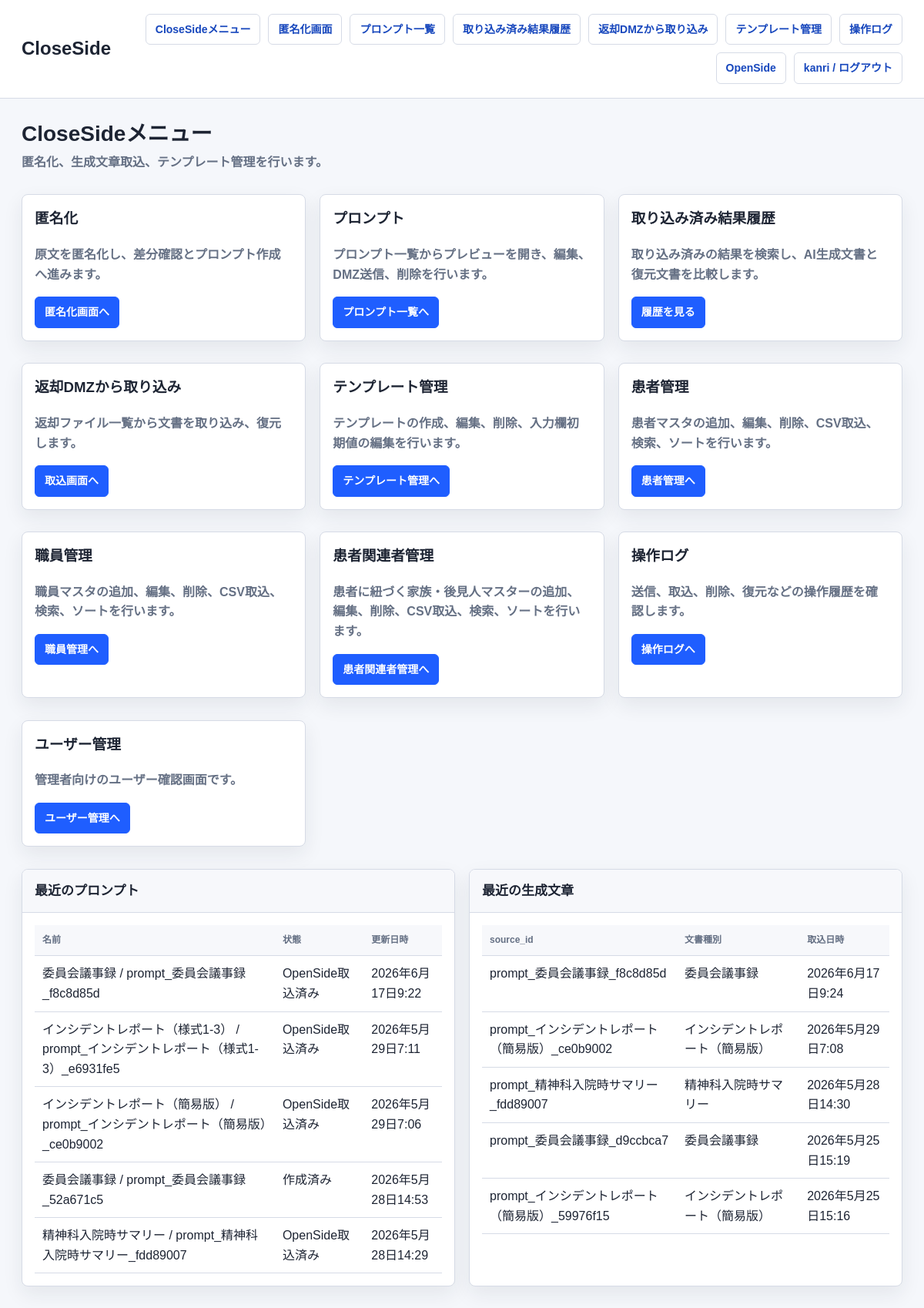
The app's page /close/ (signed in), older data.
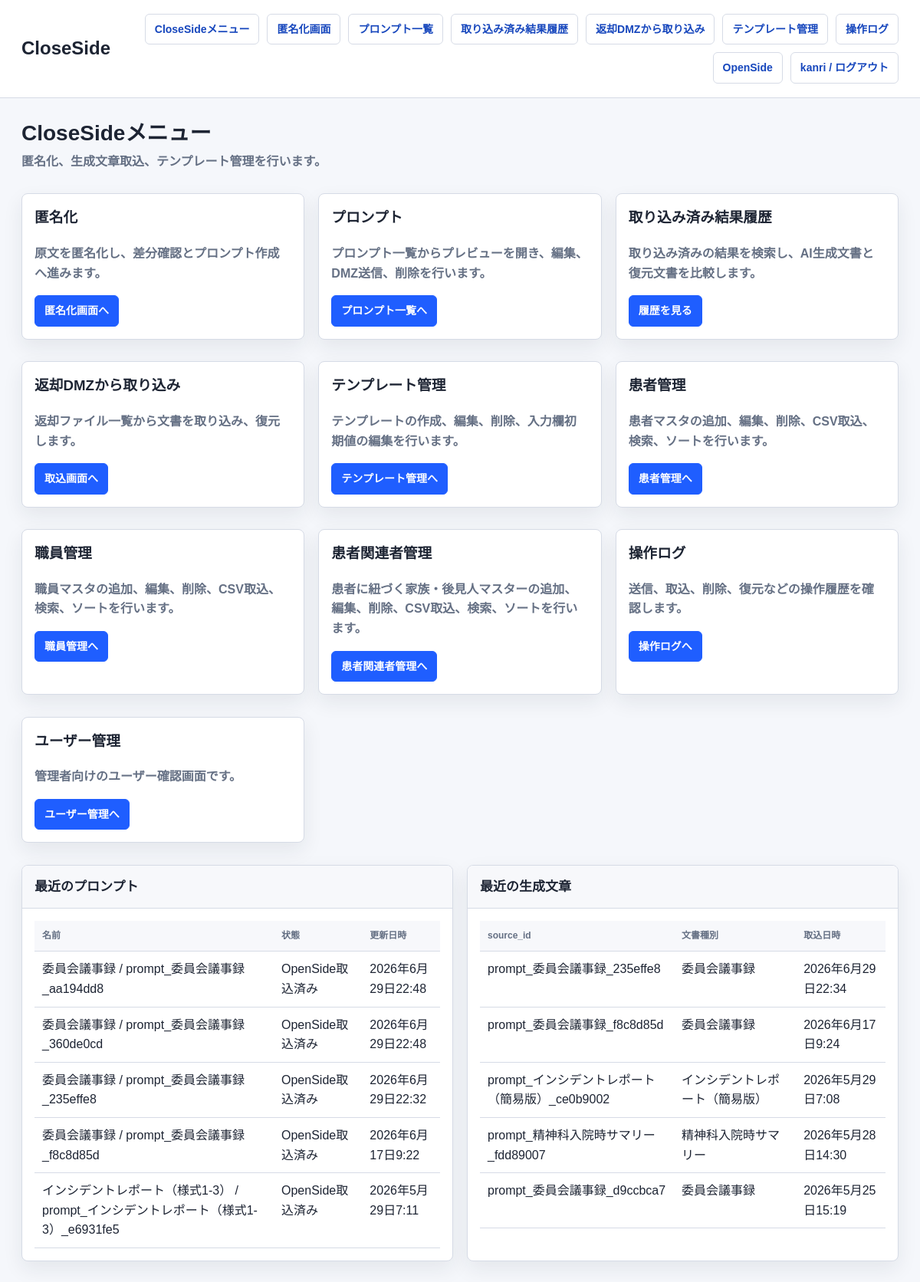
The same page, newer data.
### anonymizer_app/models.py (models this page shows, shortened)
class Prompt(models.Model):
    STATUS_CHOICES = [
        ('draft', '作成済み'),
        ('sent_to_dmz', 'DMZ送信済み'),
        ('imported_to_open', 'OpenSide取込済み'),
    ]
    name = models.CharField(max_length=255)
    content = models.TextField()
    source_input_data = models.JSONField(blank=True, default=dict)
    source_id = models.CharField(max_length=255, blank=True, default='', db_index=True)
    owner = models.ForeignKey(settings.AUTH_USER_MODEL, null=True, blank=True, on_delete=models.SET_NULL)
    status = models.CharField(max_length=32, choices=STATUS_CHOICES, default='draft')
    created_at = models.DateTimeField(default=timezone.now)
    updated_at = models.DateTimeField(auto_now=True)

class RestoredResult(models.Model):
    STATUS_CHOICES = [
        ('imported', '取込済み'),
        ('deleted', '削除済み'),
    ]
    source_id = models.CharField(max_length=255, db_index=True)
    result_id = models.CharField(max_length=255, blank=True, default='')
    template_type = models.CharField(max_length=255, blank=True, default='')
    result_text = models.TextField()
    restored_text = models.TextField()
    result_json = models.JSONField(null=True, blank=True)
    imported_filename = models.CharField(max_length=255, blank=True, default='')
    reviewer = models.CharField(max_length=255, blank=True, default='')
    owner = models.ForeignKey(settings.AUTH_USER_MODEL, null=True, blank=True, on_delete=models.SET_NULL)
    status = models.CharField(max_length=32, choices=STATUS_CHOICES, default='imported')
    created_at = models.DateTimeField(default=timezone.now)
    updated_at = models.DateTimeField(auto_now=True)

### close_side/views.py (the view)
# urls.py: path('', lambda request: redirect('close_side:menu'), name='home'),
def menu(request):
    recent_prompts = _owned_queryset(Prompt.objects.all(), request.user).order_by('-updated_at')[:5]
    recent_results = _owned_queryset(RestoredResult.objects.all(), request.user).order_by('-created_at')[:5]
    return render(request, 'anonymizer_app/close_menu.html', {
        'recent_prompts': recent_prompts,
        'recent_results': recent_results,
    })

### anonymizer_app/network_policy.py (called while the page is built)
def network_policy() -> dict:
    return getattr(settings, 'NETWORK_POLICY', DEFAULT_NETWORK_POLICY)

def get_client_ip(request) -> str:
    forwarded_for = request.META.get('HTTP_X_FORWARDED_FOR', '')
    if getattr(settings, 'NETWORK_POLICY_TRUST_X_FORWARDED_FOR', True) and forwarded_for:
        return forwarded_for.split(',')[0].strip()
    return request.META.get('REMOTE_ADDR') or ''

def normalize_ip(value: str):
    try:
        return ip_address(value)
    except ValueError:
        return None

def _networks(cidrs: list[str]):
    networks = []
    for cidr in cidrs:
        try:
            networks.append(ip_network(cidr))
        except ValueError:
            continue
    return networks

def side_for_path(path: str) -> str:
    for side, rule in network_policy().items():
        if any(path.startswith(prefix) for prefix in rule.get('paths', [])):
            return side
    return ''

def allowed_cidrs_for_side(side: str) -> list[str]:
    rule = network_policy().get(side, {})
    cidrs = list(rule.get('cidrs', []))
    if getattr(settings, 'NETWORK_POLICY_ALLOW_LOOPBACK', False):
        cidrs.extend(LOOPBACK_CIDRS)
    return cidrs

### anonymizer_app/templates/anonymizer_app/close_menu.html (shortened to what this page needs)
{% extends "anonymizer_app/base.html" %}
{% block brand %}CloseSide{% endblock %}
{% block page_title %}CloseSideメニュー{% endblock %}
{% block page_subtitle %}<p class="page-subtitle">匿名化、生成文章取込、テンプレート管理を行います。</p>{% endblock %}
{% block content %}
  <section class="menu-grid">
    <article class="card">
      <h3>匿名化</h3>
      <p class="muted">原文を匿名化し、差分確認とプロンプト作成へ進みます。</p>
      <a class="button primary" href="{% url 'close_side:home' %}">匿名化画面へ</a>
    </article>
    <article class="card">
      <h3>プロンプト</h3>
      <p class="muted">プロンプト一覧からプレビューを開き、編集、DMZ送信、削除を行います。</p>
      <a class="button primary" href="{% url 'close_side:prompts_list' %}">プロンプト一覧へ</a>
    </article>
    <article class="card">
      <h3>取り込み済み結果履歴</h3>
      <p class="muted">取り込み済みの結果を検索し、AI生成文書と復元文書を比較します。</p>
      <a class="button primary" href="{% url 'close_side:result_history_list' %}">履歴を見る</a>
    </article>
    <article class="card">
      <h3>返却DMZから取り込み</h3>
      <p class="muted">返却ファイル一覧から文書を取り込み、復元します。</p>
      <a class="button primary" href="{% url 'close_side:result_import_list' %}">取込画面へ</a>
    </article>
    <article class="card">
      <h3>テンプレート管理</h3>
      <p class="muted">テンプレートの作成、編集、削除、入力欄初期値の編集を行います。</p>
      <a class="button primary" href="{% url 'close_side:templates_list' %}">テンプレート管理へ</a>
    </article>
    <article class="card">
      <h3>患者管理</h3>
      <p class="muted">患者マスタの追加、編集、削除、CSV取込、検索、ソートを行います。</p>
      <a class="button primary" href="{% url 'close_side:patient_list' %}">患者管理へ</a>
    </article>
    <article class="card">
      <h3>職員管理</h3>
      <p class="muted">職員マスタの追加、編集、削除、CSV取込、検索、ソートを行います。</p>
      <a class="button primary" href="{% url 'close_side:staff_list' %}">職員管理へ</a>
    </article>
    <article class="card">
      <h3>患者関連者管理</h3>
      <p class="muted">患者に紐づく家族・後見人マスターの追加、編集、削除、CSV取込、検索、ソートを行います。</p>
      <a class="button primary" href="{% url 'close_side:linked_person_list' %}">患者関連者管理へ</a>
    </article>
    {% if request.user.is_staff or request.user.is_superuser %}
      <article class="card">
        <h3>操作ログ</h3>
        <p class="muted">送信、取込、削除、復元などの操作履歴を確認します。</p>
        <a class="button primary" href="{% url 'close_side:operation_logs' %}">操作ログへ</a>
      </article>
      <article class="card">
        <h3>ユーザー管理</h3>
        <p class="muted">管理者向けのユーザー確認画面です。</p>
        <a class="button primary" href="{% url 'close_side:user_list' %}">ユーザー管理へ</a>
      </article>
    {% endif %}
  </section>
  <section class="grid" style="margin-top:18px">
    <div class="panel">
      <div class="panel-header"><h3 class="panel-title">最近のプロンプト</h3></div>
      <div class="panel-body">
        {% if recent_prompts %}
          <table>
            <thead><tr><th>名前</th><th>状態</th><th>更新日時</th></tr></thead>
            <tbody>
              {% for prompt in recent_prompts %}
                <tr>
                  <td>{{ prompt.name }}</td>
                  <td>{{ prompt.get_status_display }}</td>
                  <td>{{ prompt.updated_at }}</td>
                </tr>
              {% endfor %}
            </tbody>
          </table>
        {% else %}
          <p class="empty">プロンプトはまだありません。</p>
        {% endif %}
      </div>
    </div>
    <div class="panel">
      <div class="panel-header"><h3 class="panel-title">最近の生成文章</h3></div>
      <div class="panel-body">
        {% if recent_results %}
          <table>
            <thead><tr><th>source_id</th><th>文書種別</th><th>取込日時</th></tr></thead>
            <tbody>
              {% for result in recent_results %}
                <tr>
                  <td>{{ result.source_id }}</td>
                  <td>{{ result.template_type }}</td>
                  <td>{{ result.created_at }}</td>
                </tr>
              {% endfor %}
            </tbody>
          </table>
        {% else %}
          <p class="empty">取り込み済み生成文章はまだありません。</p>
        {% endif %}
      </div>
    </div>
  </section>
{% endblock %}

Row changes from the older to the newer data that the page shows:
no longer on this page (row unchanged): Prompt: name "インシデントレポート（簡易版） / prompt_インシデントレポート（簡易版）_ce0b9002", status "OpenSide取込済み", updated_at "2026年5月29日7:06"
no longer on this page (row unchanged): Prompt: name "委員会議事録 / prompt_委員会議事録_52a671c5", status "作成済み", updated_at "2026年5月28日14:53"
no longer on this page (row unchanged): Prompt: name "精神科入院時サマリー / prompt_精神科入院時サマリー_fdd89007", status "OpenSide取込済み", updated_at "2026年5月28日14:29"
no longer on this page (row unchanged): RestoredResult: source_id "prompt_インシデントレポート（簡易版）_59976f15", template_type "インシデントレポート（簡易版）", created_at "2026年5月25日15:16"
added Prompt: name "委員会議事録 / prompt_委員会議事録_aa194dd8", status "OpenSide取込済み", updated_at "2026年6月29日22:48"
added Prompt: name "委員会議事録 / prompt_委員会議事録_360de0cd", status "OpenSide取込済み", updated_at "2026年6月29日22:48"
added Prompt: name "委員会議事録 / prompt_委員会議事録_235effe8", status "OpenSide取込済み", updated_at "2026年6月29日22:32"
added RestoredResult: source_id "prompt_委員会議事録_235effe8", template_type "委員会議事録", created_at "2026年6月29日22:34"
